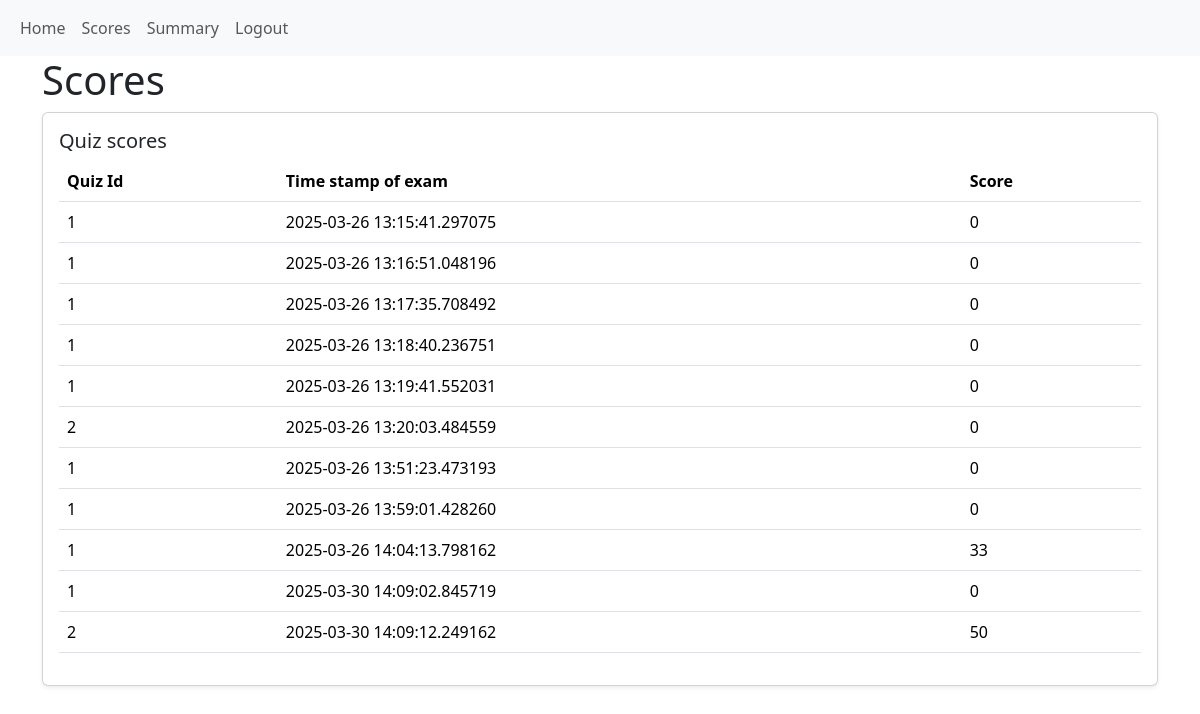
Page /user/scores (signed in) on the committed database.
### application/models.py (models this page shows)
class Score(db.Model):
    score_id = db.Column(db.Integer, primary_key=True)
    quiz_id = db.Column(db.Integer, db.ForeignKey('quiz.quiz_id'))
    user_id = db.Column(db.Integer, db.ForeignKey('user.user_id'))
    time_stamp_of_attempt = db.Column(TIMESTAMP(timezone=True), default=lambda: datetime.now(ist_tz))
    total_score = db.Column(db.Integer)

### application/routes.py (the view)
@app.route("/user/scores")
@auth_required
def score():
    user = User.query.get(session["user_id"])
    scores = Score.query.filter_by(user_id=user.user_id).all()
    return render_template("user_score.html", user=user, scores=scores)

### application/routes.py (called while the page is built)
def auth_required(func):
    @wraps(func)
    def inner(*args, **kwargs):
        if "user_id" in session:
            return func(*args, **kwargs)
        else:
            flash("Please sign in first.")
            return redirect(url_for("signin"))
    return inner

### templates/user_score.html (shortened to what this page needs)
{% extends 'layout.html' %}
{% block content %}
<h1>Scores</h1>
<div class="row row-cols-2">
    <div class="col-12">
        <div class="card h-100 shadow-sm">
            <div class="card-body">
                <h5 class="card-title">Quiz scores</h5>
                <table class="table">
                    <thead>
                        <tr>
                            <th>Quiz Id</th>
                            <th>Time stamp of exam</th>
                            <th>Score</th>
                        </tr>
                    </thead>
                    <tbody>
                        {% for score in scores %}
                        <tr>
                            <td>{{ score.quiz_id }}</td>
                            <td>{{ score.time_stamp_of_attempt }}</td>
                            <td>{{ score.total_score }}</td>
                        </tr>
                        {% else %}
                        <div class="col-12">
                            <div class="alert alert-info" role="alert">
                                No scores found
                            </div>
                        </div>
                        {% endfor %}
                    </tbody>
                </table>
            </div>
        </div>
    </div>
</div>
{% endblock %}

### templates/layout.html (shortened to what this page needs)
<!DOCTYPE html>
<html lang="en">
<head>
    <link href="https://cdn.jsdelivr.net/npm/bootstrap@5.3.2/dist/css/bootstrap.min.css" rel="stylesheet"
>
    <link rel="stylesheet" href="https://cdnjs.cloudflare.com/ajax/libs/font-awesome/6.5.1/css/all.min.css"
 />
</head>
<body>
    {% include 'navbar.html' with context %}
    <div class="container">
        {% block content %}
        {% endblock %}
    </div>
</body>
</html>

### templates/navbar.html (shortened to what this page needs)
<nav class="navbar navbar-expand-lg bg-body-tertiary">
    <div class="container-fluid">
        <div class="collapse navbar-collapse" id="navbarSupportedContent">
            <ul class="navbar-nav me-auto mb-2 mb-lg-0">
                {% if user %}
                {% if user.is_admin %}
                <li class="nav-item">
                    <a class="nav-link" href="{{ url_for('admin') }}">Dashboard</a>
                </li>
                <li class="nav-item">
                    <a href="{{ url_for('quiz') }}" class="nav-link">Quiz</a>
                </li>
                <li>
                    <a class="nav-link" href="{{ url_for('user_list') }}">User list</a>
                </li>
                <li>
                    {% include 'searchbar.html' with context %}
                </li>
                <li class="nav-item">
                    <a class="nav-link" href="{{ url_for('logout') }}">Logout</a>
                </li>
                {% else %}
                <li class="nav-item">
                    <a href="{{ url_for('user') }}" class="nav-link">Home</a>
                </li>
                <li class="nav-item">
                    <a href="{{ url_for('score') }}" class="nav-link">Scores</a>
                </li>
                <li class="nav-item">
                    <a href="{{ url_for('summary') }}" class="nav-link">Summary</a>
                </li>
                <li class="nav-item">
                    <a class="nav-link" href="{{ url_for('logout') }}">Logout</a>
                </li>
                {% endif %}
                {% endif %}
            </ul>
        </div>
    </div>
</nav>

### rows in the picture
Score: quiz_id "1", time_stamp_of_attempt "2025-03-26 13:15:41.297075", total_score "0"
Score: quiz_id "1", time_stamp_of_attempt "2025-03-26 13:16:51.048196", total_score "0"
Score: quiz_id "1", time_stamp_of_attempt "2025-03-26 13:17:35.708492", total_score "0"
Score: quiz_id "1", time_stamp_of_attempt "2025-03-26 13:18:40.236751", total_score "0"
Score: quiz_id "1", time_stamp_of_attempt "2025-03-26 13:19:41.552031", total_score "0"
Score: quiz_id "2", time_stamp_of_attempt "2025-03-26 13:20:03.484559", total_score "0"
Score: quiz_id "1", time_stamp_of_attempt "2025-03-26 13:51:23.473193", total_score "0"
Score: quiz_id "1", time_stamp_of_attempt "2025-03-26 13:59:01.428260", total_score "0"
Score: quiz_id "1", time_stamp_of_attempt "2025-03-26 14:04:13.798162", total_score "33"
Score: quiz_id "1", time_stamp_of_attempt "2025-03-30 14:09:02.845719", total_score "0"
Score: quiz_id "2", time_stamp_of_attempt "2025-03-30 14:09:12.249162", total_score "50"
